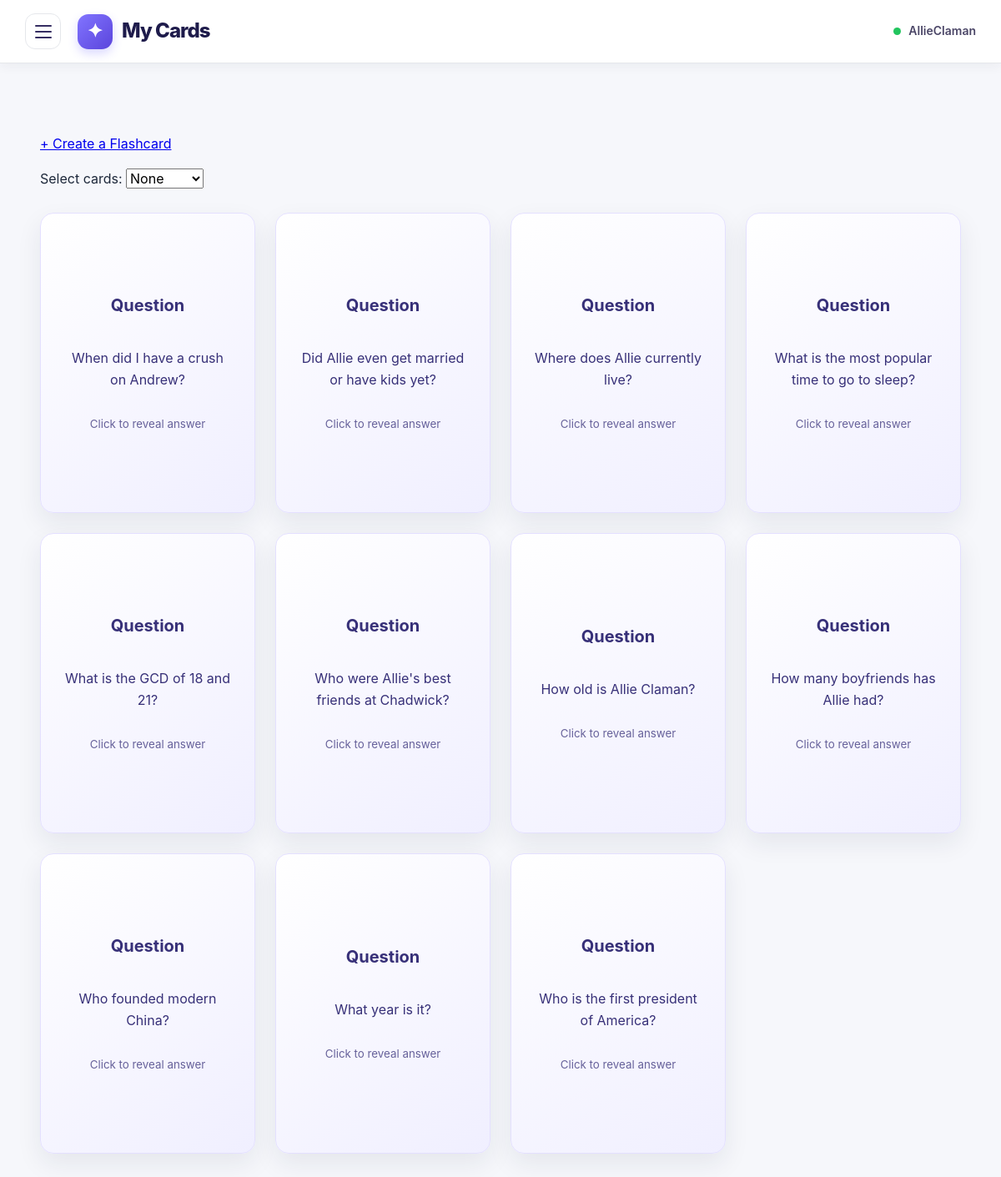
Page /cards/all (signed in) on the earlier database version.
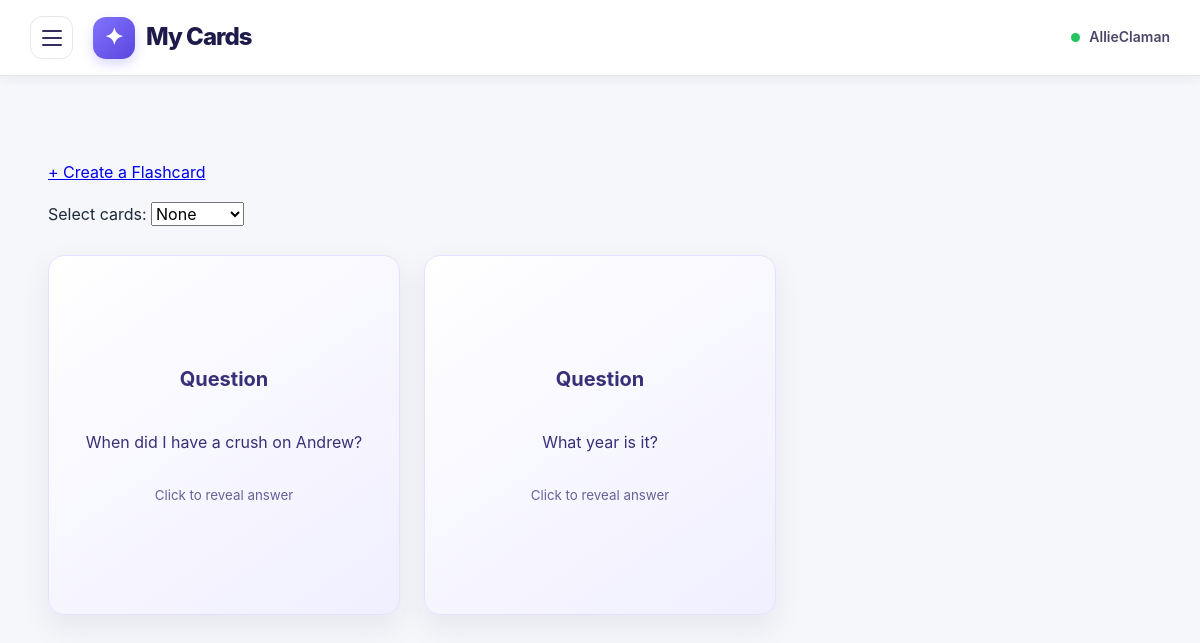
Same page on the later database version.
### papo_cito.py (models this page shows)
class Card(db.Model):
    __tablename__ = "cards"
    id = db.Column(db.Integer, primary_key=True)
    question = db.Column(db.String(200))
    answer = db.Column(db.Text)
    user_id = db.Column(db.Integer, db.ForeignKey("pot_users.id"), nullable=False)

### papo_cito.py (the view)
@app.route("/cards/all")
def all_cards():
    if "user_id" not in session:
        return redirect(url_for("login"))
    user_id = session["user_id"]
    user_cards = (
        Card.query
        .filter_by(user_id=user_id)
        .order_by(Card.id.asc())
        .all()
    )
    user_sets = (
        CardSet.query
        .filter_by(user_id=user_id)
        .order_by(CardSet.id.asc())
        .all()
    )
    return render_template(
        "cards.html",
        cards=user_cards,
        card_sets=user_sets
    )

### templates/cards.html (shortened to what this page needs)
{% extends "base.html" %}
{% block content %}
<div class="cards-page">
	<p><a href="{{ url_for('create_card') }}">
			+ Create a Flashcard     </a></p>
	<form id="card-selection-form" method="POST"
		action="{{ url_for('add_cards_to_set') }}">
		<label for="selection-mode">Select cards:</label>
		<select id="selection-mode" name="selection_mode">
			<option value="NONE">None</option>
		</select>
		<div class="cards-grid">
		{% for card in cards %}
		<div class="card-item">
			<div class="flashcard" onclick="flipCard(this)">
				<div class="flashcard-inner">
					<div class="flashcard-front">
						<h3>Question</h3>
						<p>{{ card.question }}</p>
						<small>Click to reveal answer
						</small>
					</div>
					<div class="flashcard-back">
						<h3>Answer</h3>
						<p>{{ card.answer }}</p>
						<small>Click to return</small>
					</div>
				</div>
			</div>
		</div>
		{% else %}
			<p>You haven't created any flashcards yet.</p>
		{% endfor %}
		<br><br>
		</div>
	</form>
</div>
{% endblock %}

### templates/base.html (shortened to what this page needs)
<!DOCTYPE html>
<html lang="en">
<head>
<link
rel="stylesheet"
href="{{ url_for('static', filename='css/style.css') }}"
>
</head>
<body class="app-body">
<nav class="topbar" aria-label="Top navigation">
<div class="topbar-left">
<button
type="button"
class="menu-toggle"
id="menu-toggle"
aria-label="Open navigation menu"
aria-controls="sidebar"
aria-expanded="false"
>
<span></span>
<span></span>
<span></span>
</button>
<a class="brand" href="{{ url_for('home') }}">
<span class="brand-icon" aria-hidden="true">
<span class="brand-symbol">✦</span>
</span>
<span class="brand-name">My <span>Cards</span></span>
</a>
</div>
<div class="topbar-right">
{% if session.get("user_id") %}
<div class="topbar-user">
<span class="user-dot"></span>
<span>{{ session.get("user", "Student") }}</span>
</div>
{% else %}
<a class="topbar-login"
href="{{ url_for('login') }}">
Log in
</a>
{% endif %}
</div>
</nav>
<main class="main" id="main-content">
{% block content %}
{% endblock %}
</main>
</body>
</html>

### static/css/style.css (style rules this page uses)
:root { --primary: #635bff; --primary-dark: #4f46e5; --primary-light: #f0efff; --background: #f6f7fb; --surface: #ffffff; --text: #1e293b; --muted: #64748b; --border: #e5e7eb; --success: #16a34a; --danger: #dc2626; --radius-sm: 10px; --radius-md: 16px; --radius-lg: 22px; --shadow-sm: 0 4px 12px rgba(30, 41, 59, 0.05); --shadow-md: 0 12px 30px rgba(30, 41, 59, 0.08); }
*, *::before, *::after { box-sizing: border-box; }
html { scroll-behavior: smooth; }
body { margin: 0; font-family: -apple-system, BlinkMacSystemFont, "Segoe UI", Roboto, sans-serif; background: var(--background); color: var(--text); line-height: 1.6; -webkit-font-smoothing: antialiased; }
button, input, textarea, select { font: inherit; }
button { cursor: pointer; }
a { transition: color 0.2s ease; }
.main { width: 100%; min-height: calc(100vh - 76px); padding: 28px; }
.topbar { height: 76px; background: rgba(255, 255, 255, 0.96); padding: 0 30px; display: flex; align-items: center; justify-content: space-between; gap: 20px; border-bottom: 1px solid var(--border); box-shadow: var(--shadow-sm); position: sticky; top: 0; z-index: 1000; backdrop-filter: blur(14px); }
.topbar-left, .brand { display: flex; align-items: center; }
.topbar-left { gap: 20px; }
.brand { gap: 11px; color: #1e1b4b; text-decoration: none; }
.brand-icon { width: 42px; height: 42px; display: grid; place-items: center; border-radius: 13px; background: linear-gradient(135deg, #8174ff, #5b45dc); box-shadow: 0 5px 12px rgba(99, 91, 255, 0.24); }
.brand-symbol { color: white; font-size: 23px; font-weight: 800; }
.brand-name { font-size: 24px; font-weight: 800; letter-spacing: -1px; }
.menu-toggle { width: 43px; height: 43px; padding: 10px; display: flex; flex-direction: column; align-items: center; justify-content: center; gap: 5px; background: white; border: 1px solid var(--border); border-radius: 12px; cursor: pointer; transition: background 0.2s ease, border-color 0.2s ease; }
.menu-toggle span { width: 20px; height: 2px; display: block; background: #352d62; border-radius: 4px; transition: transform 0.2s ease; }
.topbar-user { display: flex; align-items: center; gap: 9px; color: #4b4667; font-size: 14px; font-weight: 600; }
.user-dot { width: 9px; height: 9px; flex-shrink: 0; background: #22c55e; border-radius: 50%; }
.cards-page { max-width: 1200px; margin: 20px auto 50px; padding: 20px; }
.cards-grid { display: grid; grid-template-columns: repeat(auto-fit, minmax(230px, 1fr)); gap: 24px; margin-top: 28px; }
.card-item { display: flex; flex-direction: column; gap: 10px; min-width: 0; }
.flashcard { height: 360px; perspective: 1000px; cursor: pointer; border-radius: var(--radius-md); -webkit-tap-highlight-color: transparent; }
.flashcard-inner { position: relative; width: 100%; height: 100%; transition: transform 0.6s; transform-style: preserve-3d; }
.flashcard-front, .flashcard-back { position: absolute; inset: 0; padding: 26px; border-radius: var(--radius-md); display: flex; flex-direction: column; justify-content: center; align-items: center; text-align: center; backface-visibility: hidden; -webkit-backface-visibility: hidden; box-shadow: var(--shadow-md); overflow-wrap: anywhere; overflow-y: auto; }
.flashcard-front { background: linear-gradient(145deg, #ffffff, #f0efff); color: #373078; border: 1px solid #e4e0ff; }
.flashcard-back { background: linear-gradient(145deg, #6f63ff, #4f46e5); color: white; transform: rotateY(180deg); }
.flashcard h3 { margin-top: 0; font-size: 20px; line-height: 1.5; }
.flashcard p { white-space: pre-wrap; overflow-wrap: anywhere; }
.flashcard small { margin-top: 14px; opacity: 0.75; }

Differences in the rows shown:
removed Card: question "Did Allie even get married or have kids yet?", answer "No"
removed Card: question "Where does Allie currently live?", answer "I'm guessing San Francisco"
removed Card: question "What is the most popular time to go to sleep?", answer "around 8:56 pm"
removed Card: question "What is the GCD of 18 and 21?", answer "3"
removed Card: question "Who were Allie's best friends at Chadwick?", answer "Sara Platnick and Charlotte"
removed Card: question "How old is Allie Claman?", answer "29 years old."
removed Card: question "How many boyfriends has Allie had?", answer "probably only 1"
removed Card: question "Who founded modern China?", answer "Mao Zedong"
removed Card: question "Who is the first president of America?", answer "George Washington"
